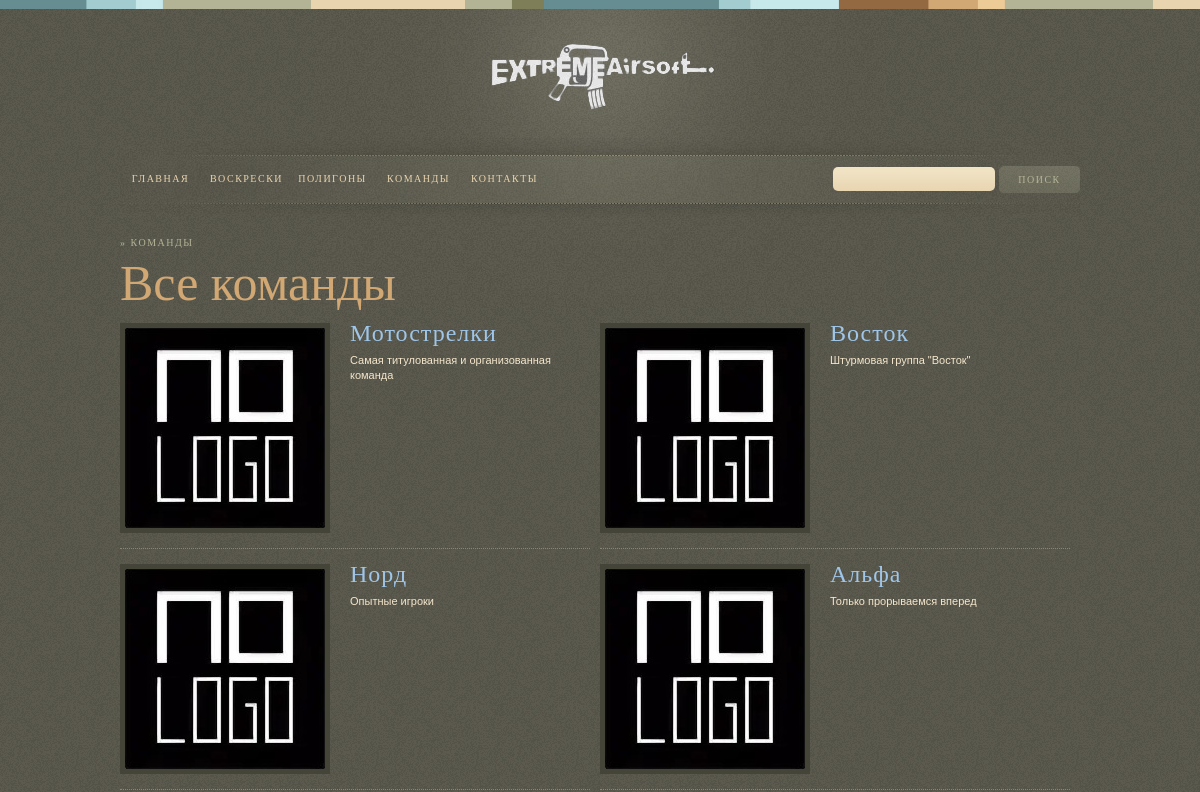
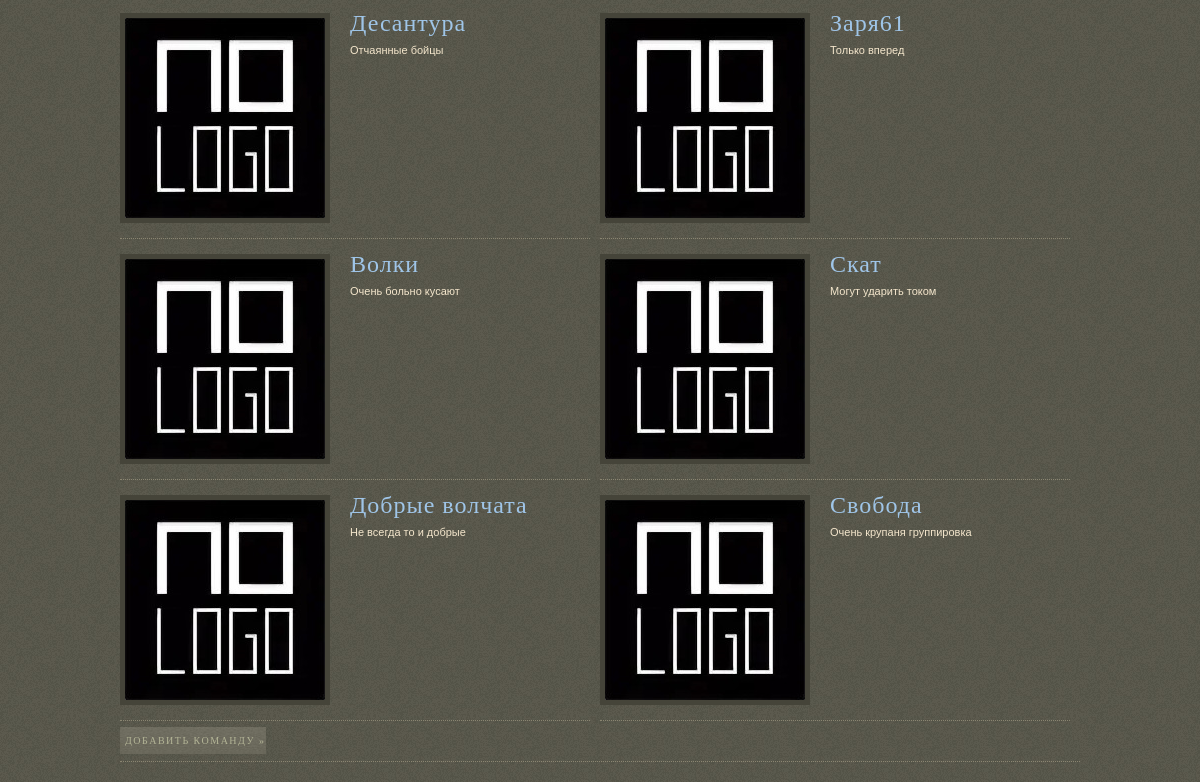
Before: /team/ with the older database file (2 pictures, top to bottom).
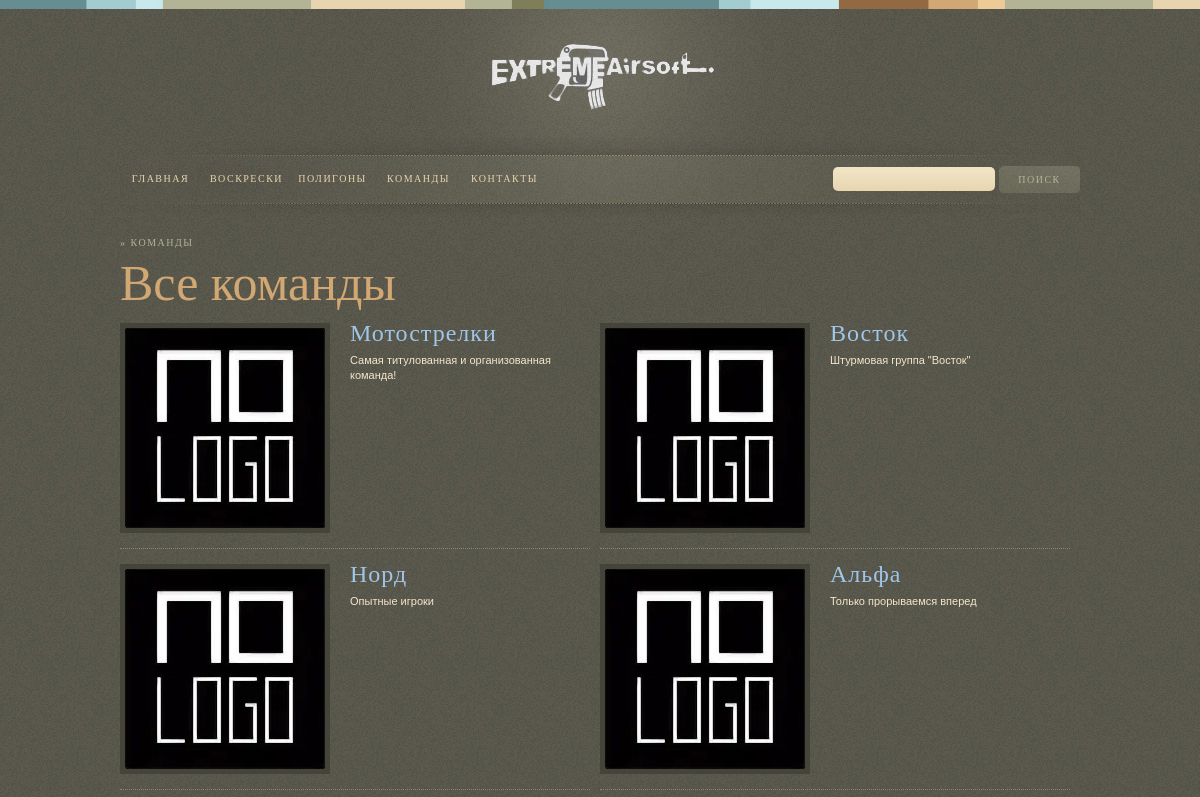
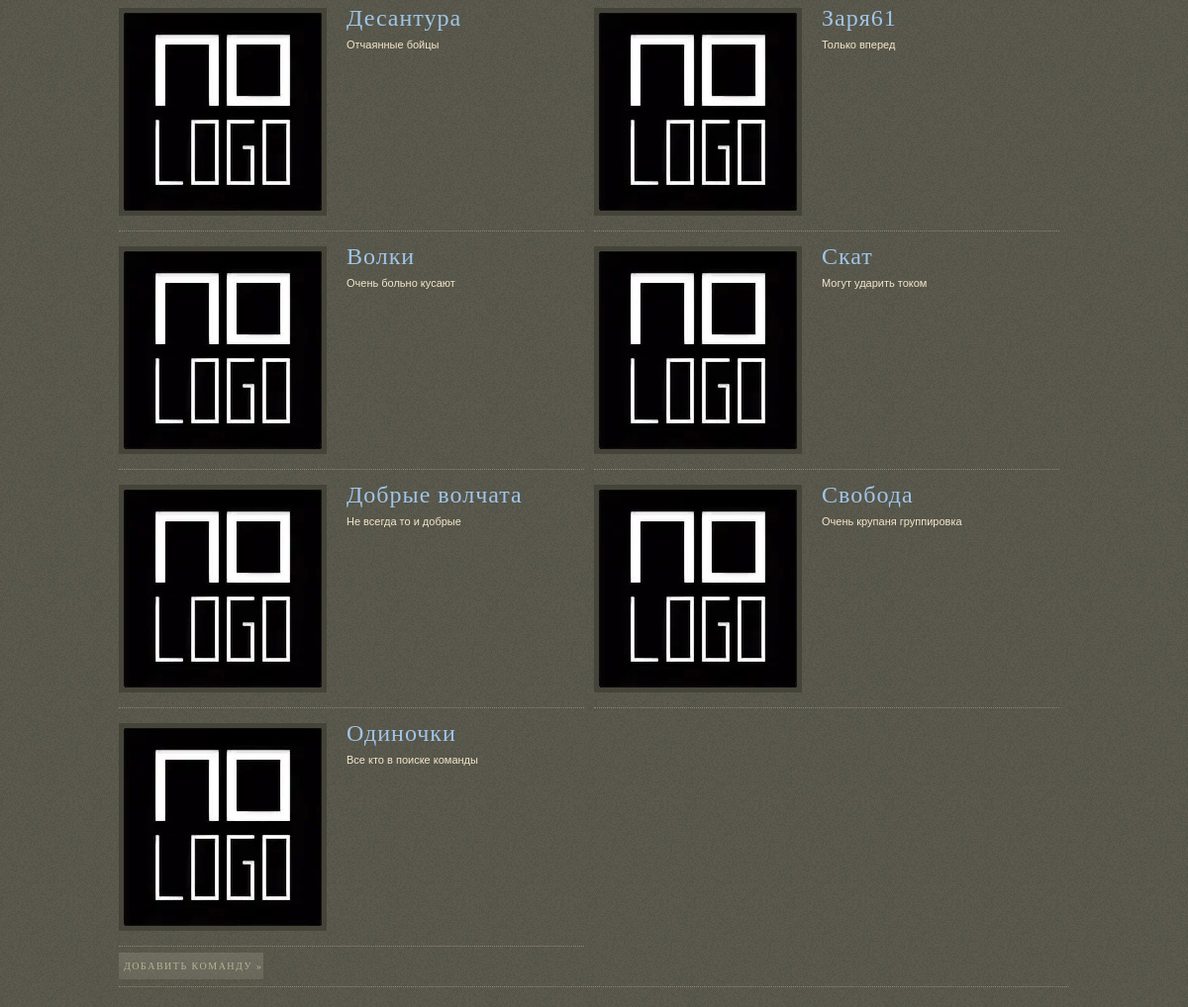
After: the same page with the newer database file (2 pictures, top to bottom).
### team_player/models.py (models this page shows, shortened)
class Team(models.Model):
    name = models.CharField(max_length=100)
    descriptions = models.CharField(max_length=200, default='')
    logo = models.ImageField(default='', upload_to='team', blank=True)
    slug = models.SlugField(default='', null=False)
    def get_url(self):
        return reverse('info_team', args=[self.slug])

### team_player/views.py (the view)
# urls.py: path('', TeamListView.as_view(), name='team'),
class TeamListView(ListView):
    template_name = 'team_player/all_team.html'
    model = Team

### team_player/templates/team_player/all_team.html (shortened to what this page needs)
{% extends 'base.html' %}
{% load static %}
{% block content %}
<link href="{% static 'css/style.css' %}" media="all" rel="stylesheet" type="text/css"/>
<div id="primary">
    <h3>&#187; Команды</h3>
    <h1 class="page-title">Все команды</h1>
    <div class="column-1">
        {% for team in object_list %}
        <div class="block-left">
            {% if team.logo %}
                <img src="{{ team.logo.url }}" class="img-left" alt="{{ team.name }}"/>
            {% else %}
                <img src="{% static 'images/no-logo.jpg' %}" class="img-left" alt="{{ team.name }}"/>
            {% endif%}
            <h2><a class="text" href="{{ team.get_url }}">{{ team.name }}</a></h2>
            <p><a class="block-right">{{ team.descriptions }}</a></p>
        </div>
        {% endfor %}
    </div>
    <div class="item">
        <a class="view-more" href="{% url 'team_create' %}">Добавить команду &#187;</a>
    </div>
</div>
{% endblock %}

### templates/base.html (shortened to what this page needs)
{% load static %}
<head>
    <link href=" {% static 'css/reset.css' %}" media="all" rel="stylesheet" type="text/css"/>
    <link href=" {% static 'css/front.css' %}" media="all" rel="stylesheet" type="text/css"/>
</head>
<body class="front">
<div class="top-bar"></div>
<div id="container">
    <div id="header">
        <h1 class="site-logo"><a href="{% url 'title' %}" class="pngfix">Paragon Stables</a></h1>
        <div id="navigation">
            <ul>
                <li><a href="{% url 'title' %}">Главная</a></li>
                <li><a href="{% url 'sunday_games' %}">Воскрески</a></li>
                <li><a href="{% url 'polygons' %}">Полигоны</a></li>
                <li><a href="{% url 'team' %}">Команды</a></li>
                <li><a href="{% url 'contacts' %}">Контакты</a></li>
            </ul>
            <div class="search">
                <form action="{% url 'search' %}" method="get">
                    <p><input type="search" name="search" class="form-text" />
                    <input type="submit" value="Поиск" class="form-submit" /></p>
                </form>
            </div>
        </div>
    </div>
    {% block content %}
    {% endblock %}
</div>
</body>

### static/css/front.css (style rules this page uses)
body { background: url(images/body.jpg) repeat; }
.top-bar { background: url(images/top-bar.jpg) repeat top center; height: 9px; }
#container { width: 960px; margin: 0 auto; background: url(images/glow.jpg) top center no-repeat; padding-top: 25px; }
#header { margin-bottom: 20px; }
h1.site-logo a { background: url(images/logo.png) no-repeat; display:block; height:0 !important; overflow:hidden !important; padding-top:94px; width:231px; margin: 0 auto 10px auto; }
#navigation { background: url(images/navigation.jpg) no-repeat top center; height: 52px; padding: 28px 0 0 0; }
#navigation li { float: left; margin-right: 5px; }
#navigation a { color: #e8d4af; text-decoration: none; font-family: Georgia, Palatino, serif; font-size: 10px; text-transform: uppercase; letter-spacing: 1.5px; height: 19px; width: 81px; display: block; text-align: center; padding-top: 8px; }
#navigation .search { float: right }
#navigation .search input.form-text { background: url(images/form-text.jpg) repeat-x; color: #5b5a4e; font-family: arial, verdana, sans-serif; font-size: 11px; border: none; -moz-border-radius: 5px; -webkit-border-radius: 5px; padding: 6px 10px; }
#navigation .search input.form-submit { text-decoration: none; font-family: Georgia, Palatino, serif; font-size: 10px; text-transform: uppercase; letter-spacing: 1.5px; height: 27px; width: 81px; text-align: center; border: none; background: url(images/navigation-hover.jpg) no-repeat; color: #b3b496; }
#primary h3 { color: #b3b496; font-family: Georgia, Palatino, serif; font-size: 10px; text-transform: uppercase; letter-spacing: 1.5px; margin: 10px 0; font-weight: normal; }

### static/css/style.css (style rules this page uses)
#primary h3 { color: #b3b496; font-family: Georgia, Palatino, serif; font-size: 10px; text-transform: uppercase; letter-spacing: 1.5px; margin: 10px 0; font-weight: normal; }
#primary h1.page-title { font-weight: normal; color: #d1a773; font-family: Georgia, Palatino, serif; font-size: 50px; }
#primary h2 { color:#E8D4AF; font-family:Georgia,Palatino,serif; font-size:24px; font-weight:normal; letter-spacing:1px; line-height:20px; margin:0 0 10px; }
#primary p { font-size: 11px; font-family: arial, verdana, sans-serif; line-height: 15px; margin-bottom: 15px; }
#primary img { border: 5px solid #454439; }
#primary img.img-left { margin: 0 20px 5px 0; float: left; }
#primary .column-1 { width: 100%; float: left; }
#primary .item { width: 100%; border-bottom:1px dotted #8A8571; float:left; margin-bottom:20px; padding-bottom:15px; }
#primary .text { text-decoration: none; color: #9fc5e8; text:active; text:hover; }
#primary .block-left { width: 470px; height: 225px; overflow: auto; float:left; margin-right:10px; border-bottom:1px dotted #8A8571; margin-bottom: 15px; }
#primary .block-right { width: 50%; height: 200px; overflow: auto; text-decoration: none; color: #f4e6cc; text: active; text: hover; }
#primary .view-more { text-decoration: none; font-family: Georgia, Palatino, serif; font-size: 10px; text-transform: uppercase; letter-spacing: 1.5px; background: url(images/read-more.jpg) no-repeat center; color: #b3b496; padding: 22px 0px 22px 5px; }

Changed rows visible on the page:
changed Team "Мотострелки": descriptions "Самая титулованная и организованная команда" → "Самая титулованная и организованная команда!"
added Team: name "Одиночки", descriptions "Все кто в поиске команды"
